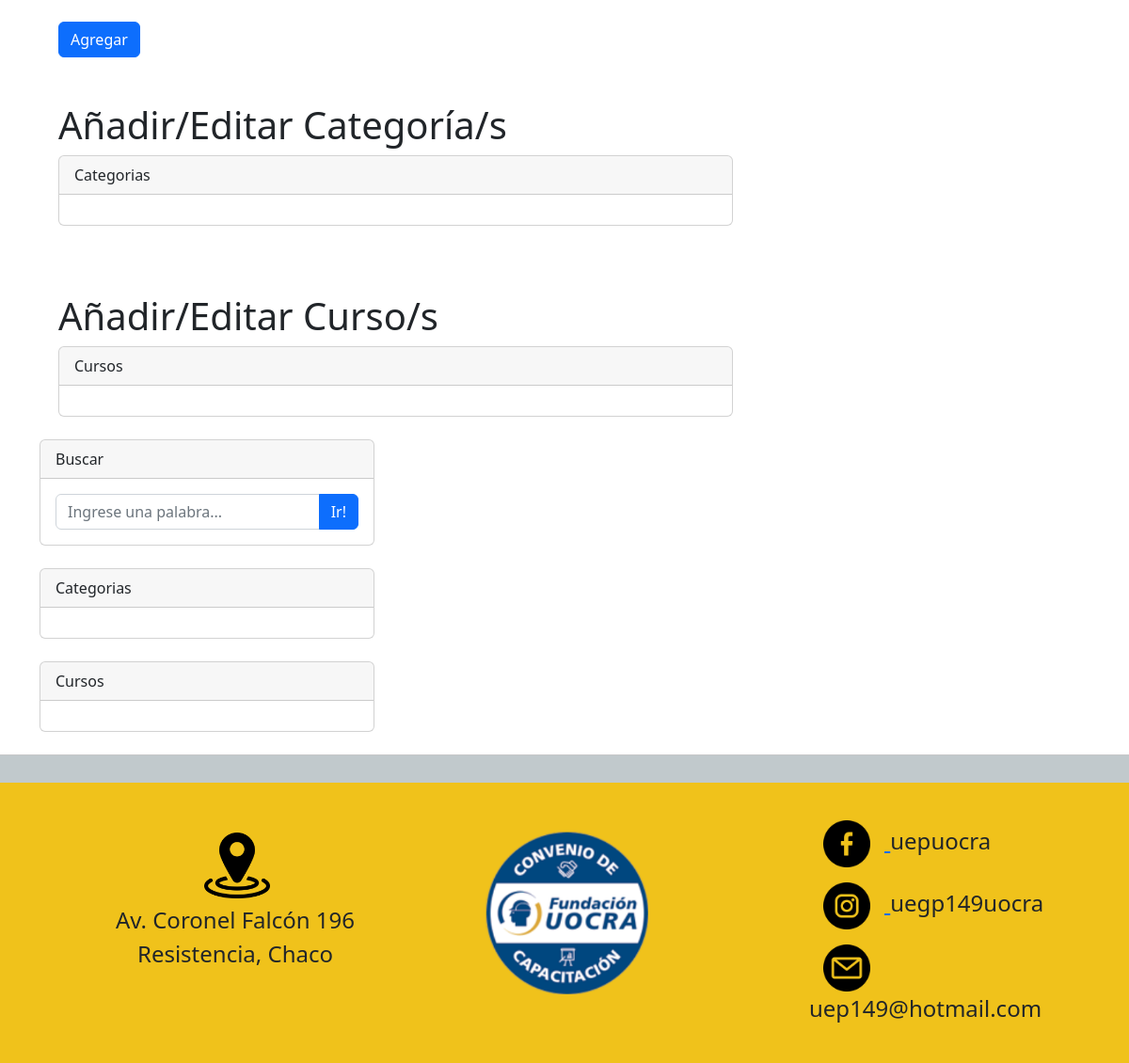
The app's page /administrar/ (lower part), older data.
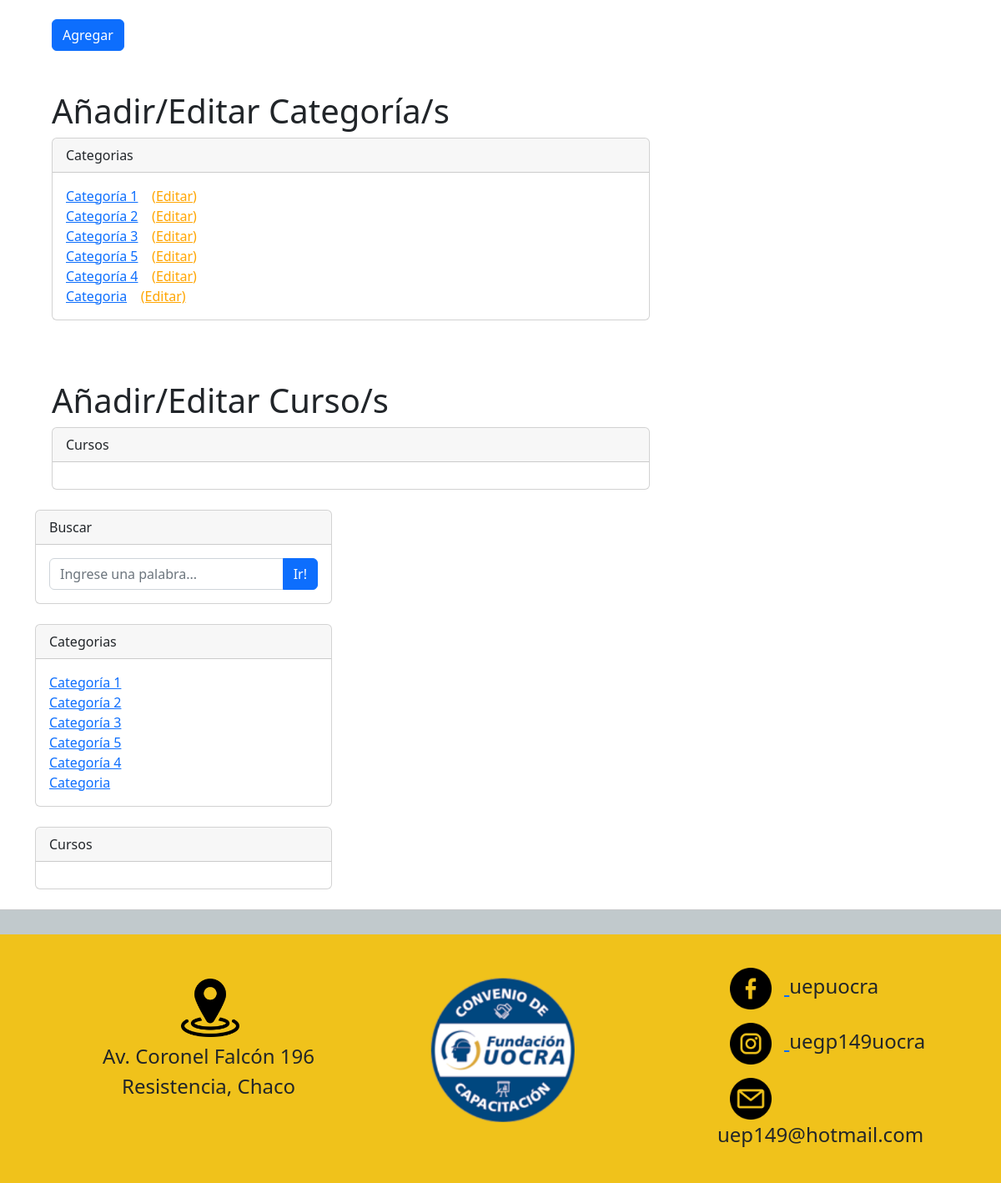
The same page, newer data.
### apps/noticia/models.py (models this page shows, shortened)
class Categoria(models.Model):
    nombre = models.CharField(max_length=100, null = False, blank = False)
    activo = models.BooleanField(default=True)
    def __str__(self):
        return self.nombre

### apps/noticia/views.py (the view)
# urls.py: path('administrar/', AddNoticia.as_view(), name= 'postear'),
class AddNoticia(CreateView):
   model = Noticia
   form_class = PostForm
   template_name = 'noticia/administrar.html'
   success_url = reverse_lazy('last_x_posts')
   def get_context_data(self, *args, **kwargs):
      cat_menu = Categoria.objects.all()
      context = super(AddNoticia, self).get_context_data(*args, **kwargs)
      context["cat_menu"] = cat_menu
      return context

### apps/noticia/forms.py
class PostForm(forms.ModelForm):
    class Meta:
        model = Noticia
        fields = ('titulo', 'resumen', 'texto', 'categoria', 'activo', 'imagen')
        widgets = {
            'titulo': forms.TextInput(attrs={'class': 'form-control'}),
            'resumen': forms.Textarea(attrs={'class': 'form-control'}),
            'texto': forms.Textarea(attrs={'class': 'form-control'}),
            'categoria': forms.Select(choices=choice_list, attrs={'class': 'form-control'}),
            'activo': forms.Select(attrs={'class': 'form-control'}),
            'imagen': forms.FileInput(attrs={'class': 'form-control'})
        }

### templates/noticia/administrar.html (shortened to what this page needs)
{% extends 'base.html' %}
{% load static %}
{% load crispy_forms_tags %}
{% block contenido %}
<div style="width: 65%; margin-left: 20px;">
    <form action="" method="POST" enctype="multipart/form-data">
        <br>
        <input class="btn btn-primary" type="submit" value="Agregar">
    </form>
    <br><br>
    <h1>Añadir/Editar Categoría/s</h1>
    <div class="card mb-4">
        <div class="card-header">
            Categorias &nbsp; &nbsp;
        </div>
        <div class="card-body">
            <div class="row">
                <div class="col-sm-6">
                    <ul class="list-unstyled mb-0">
                        {% if cat_menu %}
                            {% for item in cat_menu %}
                                <li><a href="{% url 'category' item.pk %}">{{ item }}</a>&nbsp; &nbsp;
                                    <a style="color: orange ;" href="{% url 'edit_category' item.pk %}">(Editar)</a>
                                </li>
                            {% endfor %}
                        {% endif %}
                    </ul>
                </div>
            </div>
        </div>
    </div>
    <br><br>
    <h1>Añadir/Editar Curso/s</h1>
    <div class="card mb-4">
        <div class="card-header">
            Cursos &nbsp; &nbsp;
        </div>
        <div class="card-body">
        </div>
    </div>
</div>
{% endblock contenido %}

### templates/side.html (shortened to what this page needs)
{% load static %}
{% block side %}
<div class="col-lg-4">
    <div class="card mb-4">
        <div class="card-header">Buscar</div>
        <div class="card-body">
            <div class="input-group">
                <input class="form-control" type="text" placeholder="Ingrese una palabra..." aria-label="Ingrese una palabra..." aria-describedby="button-search" />
                <button class="btn btn-primary" id="button-search" type="button">Ir!</button>
            </div>
        </div>
    </div>
    <div class="card mb-4">
        <div class="card-header">Categorias</div>
        <div class="card-body">
            <div class="row">
                <div class="col-sm-6">
                    <ul class="list-unstyled mb-0">
                        {% if cat_menu %}
                            {% for item in cat_menu %}
                                <li><a href="{% url 'category' item.pk %}">{{ item }}</a></li>
                            {% endfor %}
                        {% endif %}
                    </ul>
                </div>
            </div>
        </div>
    </div>
    <div class="card mb-4">
        <div class="card-header">Cursos</div>
        <div class="card-body">
        </div>
    </div>
</div>
{% endblock side %}

Row changes from the older to the newer data that the page shows:
added Categoria: nombre "Categoría 1"
added Categoria: nombre "Categoría 2"
added Categoria: nombre "Categoría 3"
added Categoria: nombre "Categoría 5"
added Categoria: nombre "Categoría 4"
added Categoria: nombre "Categoria"
